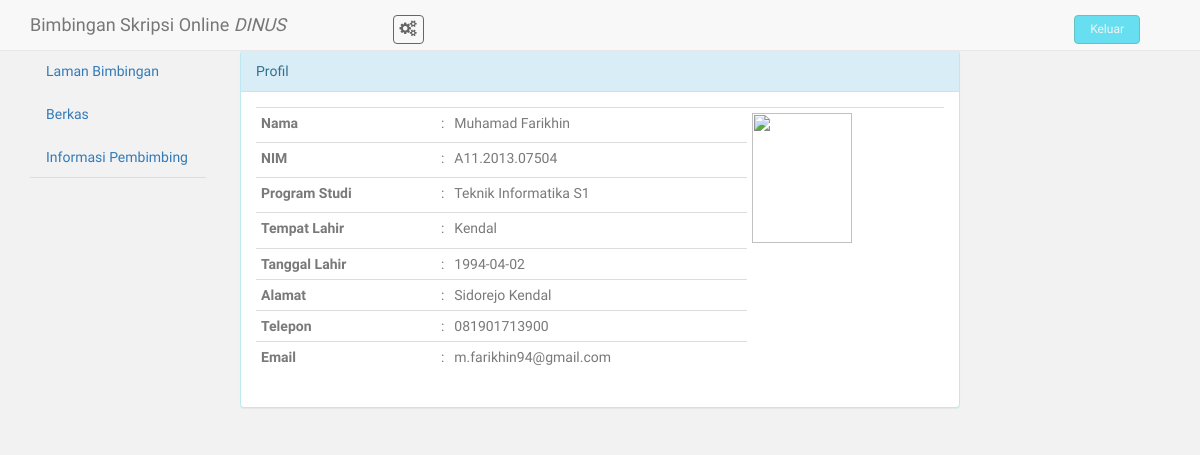
The app's page /profil_mhs.php (signed in) with its own data.
### tables this page shows
CREATE TABLE IF NOT EXISTS `mahasiswa` (
  `id_mhs` int(10) NOT NULL AUTO_INCREMENT,
  `nama` varchar(50) NOT NULL,
  `nim` varchar(15) NOT NULL,
  `prodi` varchar(30) NOT NULL,
  `jen_kel` enum('Laki-laki','Perempuan') NOT NULL,
  `tempat_lahir` varchar(20) NOT NULL,
  `tgl_lahir` date NOT NULL,
  `alamat` text NOT NULL,
  `telp` varchar(15) NOT NULL,
  `email` varchar(30) NOT NULL,
  `username` varchar(30) NOT NULL,
  `password` varchar(40) NOT NULL,
  `dir_foto` varchar(50) DEFAULT NULL,
  `jdl_skripsi` text NOT NULL,
  PRIMARY KEY (`id_mhs`),
  UNIQUE KEY `username` (`username`)
);

### mahasiswa.php (called while the page is built, shortened)
<?php
	class mahasiswa{
		private $host="localhost";
		private $user="root";
		private $db="bso";
		private $pass="";
		private $conn;
		public function __construct()
		{
			$this->conn = new PDO("mysql:host=".$this->host.";dbname=".$this->db,$this->user,$this->pass);
			$this->conn->setAttribute(PDO::ATTR_ERRMODE, PDO::ERRMODE_EXCEPTION);
		}
		public function profilMhs($id_mhs)
		{
			$sql = "SELECT nama, nim, prodi, tempat_lahir, tgl_lahir, alamat, telp, email, dir_foto
					FROM mahasiswa
					WHERE id_mhs = :id_mhs";
			$q = $this->conn->prepare($sql) or die("Gagal!");
			$q->bindParam(':id_mhs', $id_mhs);
			$q->execute();
			$data = $q->fetch(PDO::FETCH_ASSOC);
			return $data;
		}
	}
?>

### profil_mhs.php (the view, shortened to what this page needs)
<?php
	include_once("mahasiswa.php");
	$obj = new mahasiswa;
	$id_mhs = $_SESSION['id_mhs'];
?>
<!DOCTYPE html>
<html>
<head>
	<link href="assets/css/bootstrap.css" rel="stylesheet">
    <link href="assets/font-awesome/css/font-awesome.css" rel="stylesheet" />
    <link href="assets/css/style.css" rel="stylesheet">
    <link href="assets/css/style-responsive.css" rel="stylesheet">
</head>
<body>
		<div class="container-fluid">
		<header>
			<div class="navbar navbar-default navbar-fixed-top" role="navigation">
				<div class="navbar-header">
					<div class="container">
						<a class="navbar-brand" href="home_mhs.php">Bimbingan Skripsi Online <em>DINUS</em></a>
						<div class="nav notify-row" id="top_menu">
			                <ul class="nav top-menu">
			                    <li id="header_inbox_bar" class="dropdown">
			                        <a data-toggle="dropdown" class="dropdown-toggle" href="home_mhs.php#">
			                            <i class="fa fa-cogs"></i>
			                        </a>
			                    </li>
			                </ul>
			            </div>
			           	<div class="top-menu">
            				<ul class="nav pull-right top-menu">
                    		<li><a class="logout" href="logout.php">Keluar</a></li>
            				</ul>
            			</div>
					</div>
				</div>
			</div>
		</header>
		<div class="container-fluid" style="padding-top : 50px">
			<div class="row">
				<div class="col-lg-2">
					<ul class="nav nav-tabs nav-stacked" data-spy="affix">
						<li><a href="home_mhs.php">Laman Bimbingan</a></li>
						<li><a href="berkas_mhs.php">Berkas</a></li>
						<li><a href="info_pembimbing.php">Informasi Pembimbing</a></li>
					</ul>
				</div>
				<div class="col-lg-8">
	           		<div class="container-fluid">
	           			<div class="panel panel-info">
	           				<div class="panel-heading">
	           				Profil
	           				</div>
	           				<div class="panel-body">
	           				<?php
	           					if($obj->profilMhs($id_mhs))
	           					{
	           						extract($obj->profilMhs($id_mhs));
	           						echo '<table class="table table-condensed" border="0">
									<tbody>
										<tr>
											<td><strong>Nama</strong></td>
											<td width="8">:</td>
											<td>'.$nama.'</td>
											<td rowspan="4"><div class="pull right"><img src="'.$dir_foto.'" width="100" height="130"></div></td>
										</tr>
										<tr>
											<td><strong>NIM</strong></td>
											<td width="8">:</td>
											<td>'.$nim.'</td>
										</tr>
										<tr>
											<td><strong>Program Studi</strong></td>
											<td width="8">:</td>
											<td>'.$prodi.'</td>
										</tr>
										<tr>
											<td><strong>Tempat Lahir</strong></td>
											<td width="8">:</td>
											<td>'.$tempat_lahir.'</td>
										</tr>
										<tr>
											<td><strong>Tanggal Lahir</strong></td>
											<td width="8">:</td>
											<td>'.$tgl_lahir.'</td>
										</tr>
										<tr>
											<td><strong>Alamat</strong></td>
											<td width="8">:</td>
											<td>'.$alamat.'</td>
										</tr>
										<tr>
											<td><strong>Telepon</strong></td>
											<td width="8">:</td>
											<td>'.$telp.'</td>
										</tr>
										<tr>
											<td><strong>Email</strong></td>
											<td width="8">:</td>
											<td>'.$email.'</td>
										</tr>
									</tbody>
								</table>';
	           					}
	           				?>
	           				</div>
	           			</div>
					</div>
				</div>
			</div>
		</div>
	</div>
</body>
</html>

### assets/css/style.css (style rules this page uses)
body { color: #797979; background: #f2f2f2; font-family: 'Ruda', sans-serif; padding: 0px !important; margin: 0px !important; font-size:14px; }
ul li { list-style: none; }
a, a:hover, a:focus { text-decoration: none; outline: none; }
ul.top-menu > li > .logout { color: #f2f2f2; font-size: 12px; border-radius: 4px; -webkit-border-radius: 4px; border: 1px solid #64c3c2 !important; padding: 5px 15px; margin-right: 15px; background: #68dff0; margin-top: 15px; }
#top_menu .nav > li, ul.top-menu > li { float: left; }
.notify-row { float: left; margin-top: 15px; margin-left: 92px; }
ul.top-menu > li > a { color: #666666; font-size: 16px; border-radius: 4px; -webkit-border-radius: 4px; border:1px solid #666666 !important; padding: 2px 6px; margin-right: 15px; }

### records on screen
mahasiswa: nama "Muhamad Farikhin", nim "A11.2013.07504", prodi "Teknik Informatika S1", tempat_lahir "Kendal", tgl_lahir "1994-04-02", alamat "Sidorejo Kendal", telp "081901713900", email "m.farikhin94@gmail.com"
